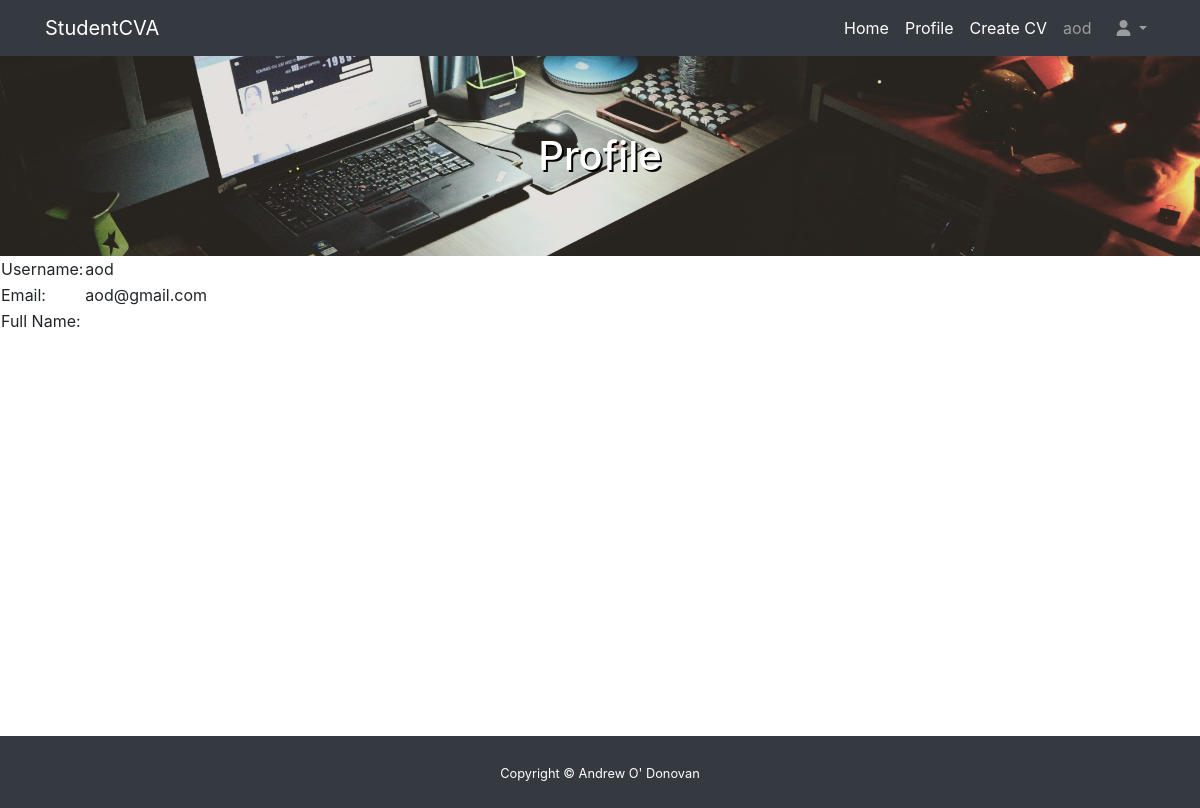
Page /users/profile/ (signed in) on the earlier database version.
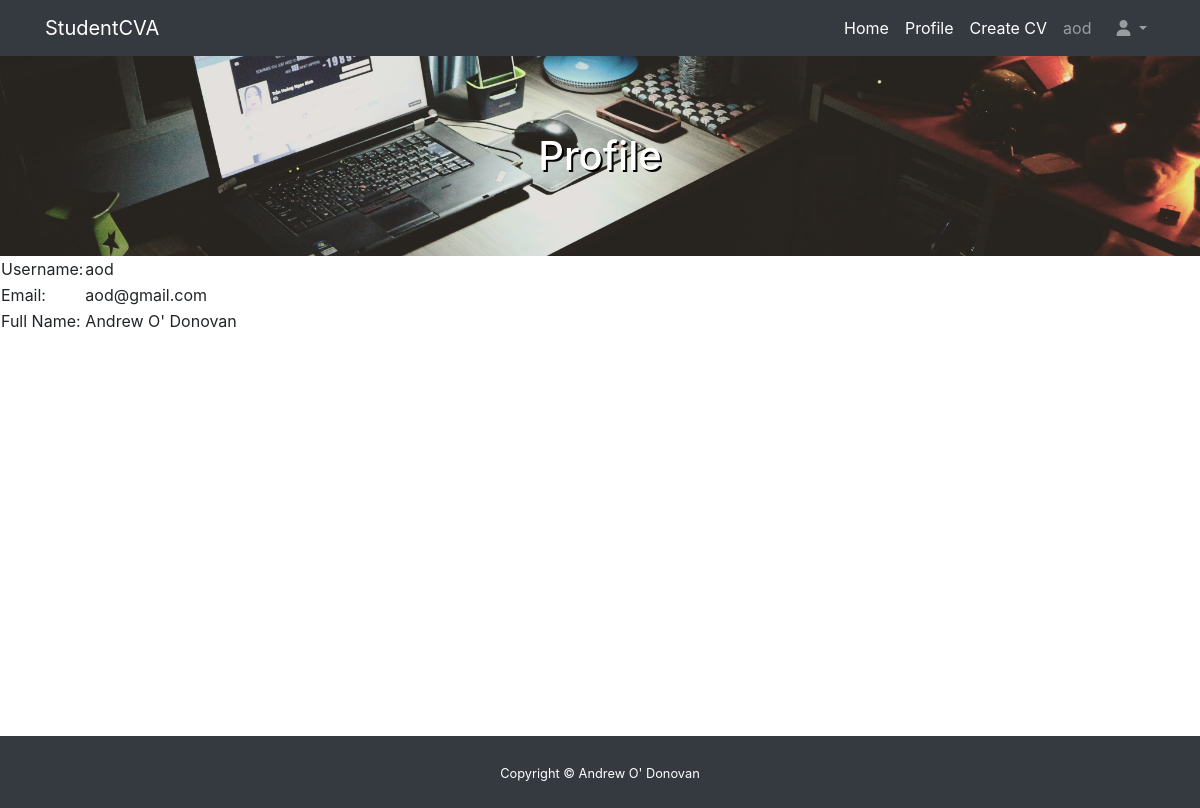
Same page on the later database version.
### users/models.py (models this page shows, shortened)
class CustomUser(AbstractUser):
    pass

class UserProfile(models.Model):
    user = models.OneToOneField(settings.AUTH_USER_MODEL, on_delete=models.CASCADE)
    UserName = models.CharField(verbose_name=_('Full Name'), max_length=100, default=None)
    UserDOB = models.DateField(verbose_name=_('DOB'), default=None)
    UserPhone = models.CharField(verbose_name=_('Phone Number'), max_length=13, default=None)
    UserEmail = models.EmailField(verbose_name=_('Email'), default=None)
    UserAddress = models.CharField(verbose_name=_('Address'), max_length=250, default=None)

### users/views.py (the view)
# urls.py: path('profile/', ProfileView.as_view(), name='profile')
class ProfileView(TemplateView):
    template_name = 'profile.html'

### templates/profile.html (shortened to what this page needs)
<!DOCTYPE html>
<html lang="en">
<head>
    {% load static %}
    <link rel="stylesheet" type="text/css" href="{% static "vendor/bootstrap/css/bootstrap.min.css" %}" />
</head>
<body>
{% load socialaccount %}
<nav class="navbar navbar-expand-lg navbar-dark bg-dark static-top">
    <div class="container">
        <a class="navbar-brand" href="">StudentCVA</a>
        <div class="collapse navbar-collapse" id="navbarResponsive">
            <ul class="navbar-nav ml-auto">
                <li class="nav-item active">
                    <a class="nav-link" href="{% url 'home' %}">Home
                    </a>
                </li>
                <li class="nav-item active">
                    <a class="nav-link" href="../templates1/profile.html">
                        Profile
                    </a>
                </li>
                <li class="nav-item active">
                    <a class="nav-link" href="../templates1/createcv.html">
                        Create CV
                    </a>
                </li>
                {% if user.is_authenticated %}
                <li class="nav-item dropdown">
                    <a class="nav-link dropdown-toggle" href="#" id="navbarDropdown" role="button"
                       data-toggle="dropdown" aria-haspopup="true" aria-expanded="false">
                        {{ user.username }} &emsp; <i class="fas fa-user"></i>
                    </a>
                </li>
                {% else %}
                <li class="nav-item active">
                    <a href="{% url 'account_login' %}">Log In </a> &emsp; <i class="fas fa-user"></i>
                    </a>
                </li>
                {% endif %}
            </ul>
        </div>
    </div>
</nav>
<header class="my-auto mx-auto d-flex" id="profilePageHeader">
    <div class="container-fluid d-flex">
        <div class="row d-flex flex-column my-auto mx-auto text-center text-light align-items-center">
            <div class="d-flex col-12 mx-auto my-auto align-items-center text-center">
                <h1>Profile</h1>
            </div>
        </div>
    </div>
</header>
<section id="profileContent">
    <div>
        <table>
            <tr>
                <td>Username:</td>
                <td>{{ user.username }}</td>
            </tr>
             <tr>
                <td>Email:</td>
                <td>{{ user.email }}</td>
            </tr>
            <tr>
                <td>Full Name:</td>
                <td>{{ user.userprofile.UserName }}</td>
            </tr>
        </table>
    </div>
</section>
<section id="footer">
    <footer class="py-4 bg-dark text-white">
        <div class="container text-center">
            <small>Copyright &copy; Andrew O' Donovan</small>
        </div>
    </footer>
</section>
</body>
</html>

Differences in the rows shown:
changed CustomUser "aod": userprofile.UserName (not shown) → "Andrew O' Donovan"
